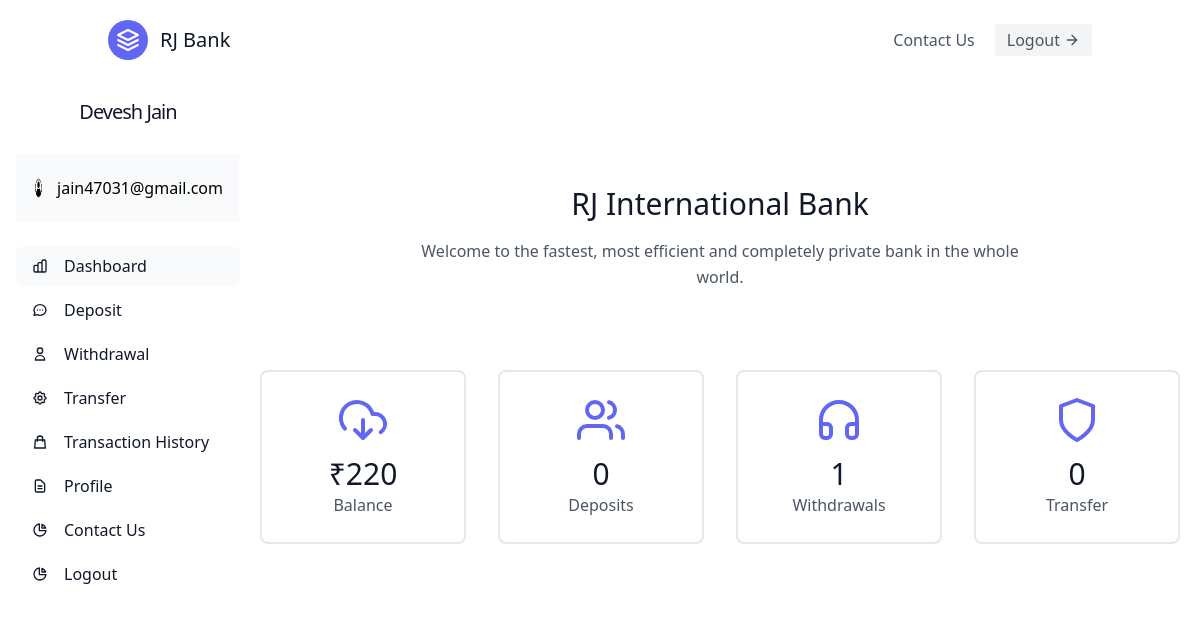
The app's page /Dashboard.php (signed in) with its own data.
### tables this page shows
CREATE TABLE `user_db` (
  `ID` int(11) NOT NULL,
  `Name` varchar(50) NOT NULL,
  `Email` varchar(50) NOT NULL,
  `Phone` varchar(50) NOT NULL,
  `Password` varchar(50) NOT NULL,
  `Type` varchar(50) NOT NULL,
  `Time` datetime NOT NULL DEFAULT current_timestamp()
);

CREATE TABLE `balance` (
  `ID` int(11) NOT NULL,
  `Amount` int(11) NOT NULL,
  `Time` datetime NOT NULL DEFAULT current_timestamp()
);

### Dashboard.php (the view, shortened to what this page needs)
<?php
include('config.php');
$ID=$_SESSION['ID'];
$query3="SELECT * from transfer_record where ID='$ID'";
$result3=mysqli_query($conn,$query3);
$present3=mysqli_num_rows($result3);
if($present3>0){
$Total3=mysqli_num_rows($result3);
}else{
  $Total3=0;
}
$sql="SELECT Amount from balance where ID='$ID'";
$result=mysqli_query($conn,$sql);
$present=mysqli_num_rows($result);
if($present>0)
{
  $row=mysqli_fetch_array($result);
  $Total=$row['Amount'];
}else{
$Total=0;
}
$query="SELECT * from deposit_record where ID='$ID'";
$result1=mysqli_query($conn,$query);
if($present>0){
$Total1=mysqli_num_rows($result1);
}else{
  $Total1=0;
}
$querys="SELECT * from withdrawal_record where ID='$ID'";
$result2=mysqli_query($conn,$querys);
if($present>0){
$Total2=mysqli_num_rows($result2);
}else{
  $Total2=0;
}
 ?>
<!DOCTYPE html>
<html>
<head>
</head>
<body>
</body>
</html>
<?php include('master.php'); ?>
	<section class="text-gray-600 body-font">
  <div class="container px-5 py-24 mx-auto">
    <div class="flex flex-col text-center w-full mb-20">
      <h1 class="sm:text-3xl text-2xl font-medium title-font mb-4 text-gray-900">RJ International Bank</h1>
      <p class="lg:w-2/3 mx-auto leading-relaxed text-base">Welcome to the fastest, most efficient and completely private bank in the whole world.</p>
    </div>
    <div class="flex flex-wrap -m-4 text-center">
      <div class="p-4 md:w-1/4 sm:w-1/2 w-full">
        <div class="border-2 border-gray-200 px-4 py-6 rounded-lg">
          <svg fill="none" stroke="currentColor" stroke-linecap="round" stroke-linejoin="round" stroke-width="2" class="text-indigo-500 w-12 h-12 mb-3 inline-block" viewBox="0 0 24 24">
            <path d="M8 17l4 4 4-4m-4-5v9"></path>
            <path d="M20.88 18.09A5 5 0 0018 9h-1.26A8 8 0 103 16.29"></path>
          </svg>
          <h2 class="title-font font-medium text-3xl text-gray-900"> ₹<?php echo $Total ?></h2>
          <p class="leading-relaxed">Balance</p>
        </div>
      </div>
      <div class="p-4 md:w-1/4 sm:w-1/2 w-full">
        <div class="border-2 border-gray-200 px-4 py-6 rounded-lg">
          <h2 class="title-font font-medium text-3xl text-gray-900"><?php echo $Total1 ?></h2>
          <p class="leading-relaxed">Deposits</p>
        </div>
      </div>
      <div class="p-4 md:w-1/4 sm:w-1/2 w-full">
        <div class="border-2 border-gray-200 px-4 py-6 rounded-lg">
          <h2 class="title-font font-medium text-3xl text-gray-900"><?php echo $Total2 ?></h2>
          <p class="leading-relaxed">Withdrawals</p>
        </div>
      </div>
      <div class="p-4 md:w-1/4 sm:w-1/2 w-full">
        <div class="border-2 border-gray-200 px-4 py-6 rounded-lg">
          <svg fill="none" stroke="currentColor" stroke-linecap="round" stroke-linejoin="round" stroke-width="2" class="text-indigo-500 w-12 h-12 mb-3 inline-block" viewBox="0 0 24 24">
            <path d="M12 22s8-4 8-10V5l-8-3-8 3v7c0 6 8 10 8 10z"></path>
          </svg>
          <h2 class="title-font font-medium text-3xl text-gray-900"><?php echo $Total3 ?></h2>
          <p class="leading-relaxed">Transfer</p>
        </div>
      </div>
    </div>
  </div>
</section>
</div>
</div>
</body>
</html>

### master.php (shortened to what this page needs)
<?php
include('config.php');
$ID=$_SESSION['ID'];
$sql="SELECT * from user_db where ID='$ID'";
$result=mysqli_query($conn,$sql);
$present=mysqli_num_rows($result);
$row=mysqli_fetch_array($result);
if($present>0){
$Name=$row['Name'];
$Email=$row['Email'];
}
?>
<!DOCTYPE html>
<html>
<head>
	<script src="https://cdn.tailwindcss.com"></script>
</head>
<body>
<div class="panel">
	<div class="head">
		<header class="text-gray-600 body-font">
  <div class="container mx-auto flex flex-wrap p-5 flex-col md:flex-row items-center">
    <a class="flex title-font font-medium items-center text-gray-900 mb-4 md:mb-0">
      <svg xmlns="http://www.w3.org/2000/svg" fill="none" stroke="currentColor" stroke-linecap="round" stroke-linejoin="round" stroke-width="2" class="w-10 h-10 text-white p-2 bg-indigo-500 rounded-full" viewBox="0 0 24 24">
        <path d="M12 2L2 7l10 5 10-5-10-5zM2 17l10 5 10-5M2 12l10 5 10-5"></path>
      </svg>
      <span class="ml-3 text-xl">RJ Bank</span>
    </a>
    <nav class="md:ml-auto flex flex-wrap items-center text-base justify-center">
      <a class="mr-5 hover:text-gray-900" href="contact.php">Contact Us</a>
    </nav>
    <a href="logout.php">
    <button class="inline-flex items-center bg-gray-100 border-0 py-1 px-3 focus:outline-none hover:bg-gray-200 rounded text-base mt-4 md:mt-0">Logout
      <svg fill="none" stroke="currentColor" stroke-linecap="round" stroke-linejoin="round" stroke-width="2" class="w-4 h-4 ml-1" viewBox="0 0 24 24">
        <path d="M5 12h14M12 5l7 7-7 7"></path>
      </svg>
    </button></a>
  </div>
</header>
	</div>
<div class="side">
	<div class="flex overflow-hidden bg-white rounded-lg">
    <div class="hidden md:flex md:flex-shrink-0">
        <div class="flex flex-col w-64">
                <div class="flex flex-col items-center flex-shrink-0 px-2">
                    <a href="#" class="px-8 text-left focus:outline-none">
                        <h2 class="block p-2 text-xl font-medium tracking-tighter text-gray-900 transition duration-500 ease-in-out transform cursor-pointer hover:text-gray-900"><?php echo $Name ?></h2>
                    </a>
                                <div class="flex flex-col flex-grow pt-5 overflow-y-auto bg-white border-r border-gray-50">
                <div class="flex flex-col items-center flex-shrink-0 px-2">
                <div class="flex flex-shrink-0 p-4 px-4 bg-gray-50">
                    <a href="#" class="flex-shrink-0 block w-full group">
                        <div class="flex items-center">
                            <div>
                                <img class="inline-block h-9 w-9" src="—Pngtree—avatar icon profile icon member_5247852.png" alt="">
                            </div>
                            <div class="ml-3">
                                <p class="text-sm font-medium text-gray-900"><h2><?php echo $Email ?></h2></p>
                            </div>
                        </div>
                    </a>
                </div>
            </div>
        </div>
                </div>
                <div class="flex flex-col flex-grow px-4 mt-5">
                    <nav class="flex-1 space-y-1 bg-white">
                        <ul>
                            <li>
                                <a class="inline-flex items-center w-full px-4 py-2 mt-1 text-base text-gray-900 transition duration-500 ease-in-out transform rounded-lg bg-gray-50 focus:shadow-outline" white="" 70="" href="Dashboard.php">
                                    <span class="ml-4">Dashboard</span>
                                </a>
                            </li>
                            <li>
                                <a class="inline-flex items-center w-full px-4 py-2 mt-1 text-base text-gray-900 transition duration-500 ease-in-out transform rounded-lg focus:shadow-outline hover:bg-gray-50" href="Deposit.php">
                                    <span class="ml-4">Deposit</span>
                                </a>
                            </li>
                            <li>
                                <a class="inline-flex items-center w-full px-4 py-2 mt-1 text-base text-gray-900 transition duration-500 ease-in-out transform rounded-lg focus:shadow-outline hover:bg-gray-50" href="Withdrawal.php">
                                    <svg xmlns="http://www.w3.org/2000/svg" class="w-4 h-4" fill="none" viewBox="0 0 24 24" stroke="currentColor">
                                        <path stroke-linecap="round" stroke-linejoin="round" stroke-width="2" d="M16 7a4 4 0 11-8 0 4 4 0 018 0zM12 14a7 7 0 00-7 7h14a7 7 0 00-7-7z"></path>
                                    </svg>
                                    <span class="ml-4">Withdrawal</span>
                                </a>
                            </li>
                            <li>
                                <a class="inline-flex items-center w-full px-4 py-2 mt-1 text-base text-gray-900 transition duration-500 ease-in-out transform rounded-lg focus:shadow-outline hover:bg-gray-50" href="Transfer.php">
                                    <span class="ml-4">Transfer</span></a>
                            </li>
                            <li>
                                <a class="inline-flex items-center w-full px-4 py-2 mt-1 text-base text-gray-900 transition duration-500 ease-in-out transform rounded-lg focus:shadow-outline hover:bg-gray-50" white="" 70="" href="Transaction.php">
                                    <svg xmlns="http://www.w3.org/2000/svg" class="w-4 h-4" fill="none" viewBox="0 0 24 24" stroke="currentColor">
                                        <path stroke-linecap="round" stroke-linejoin="round" stroke-width="2" d="M16 11V7a4 4 0 00-8 0v4M5 9h14l1 12H4L5 9z"></path>
                                    </svg>
                                    <span class="ml-4">Transaction History</span>
                                </a>
                            </li>
                            <li>
                                <a class="inline-flex items-center w-full px-4 py-2 mt-1 text-base text-gray-900 transition duration-500 ease-in-out transform rounded-lg focus:shadow-outline hover:bg-gray-50" white="" 70="" href="profile.php">
                                    <svg xmlns="http://www.w3.org/2000/svg" class="w-4 h-4" fill="none" viewBox="0 0 24 24" stroke="currentColor">
                                        <path stroke-linecap="round" stroke-linejoin="round" stroke-width="2" d="M9 12h6m-6 4h6m2 5H7a2 2 0 01-2-2V5a2 2 0 012-2h5.586a1 1 0 01.707.293l5.414 5.414a1 1 0 01.293.707V19a2 2 0 01-2 2z"></path>
                                    </svg>
                                    <span class="ml-4"> Profile</span>
                                </a>
                            </li>
                            <li>
                                <a class="inline-flex items-center w-full px-4 py-2 mt-1 text-base text-gray-900 transition duration-500 ease-in-out transform rounded-lg focus:shadow-outline hover:bg-gray-50" white="" 70="" href="contact.php">
                                    <span class="ml-4"> Contact Us</span>
                                </a>
                            </li>
                            <li>
                                <a class="inline-flex items-center w-full px-4 py-2 mt-1 text-base text-gray-900 transition duration-500 ease-in-out transform rounded-lg focus:shadow-outline hover:bg-gray-50" white="" 70="" href="Logout.php">
                                    <span class="ml-4"> Logout</span>
                                </a>
                            </li>
                        </ul>
                    </nav>
                </div>
        </div>
    </div>
</div>
</div>
<div class="cont">

### master.php (style rules this page uses)
.panel { width: 100%; height: 900px; }
.head { height: 10%; width: 100%; background: white; }
.side { width: 20%; height: auto; background: white ; float: left; }
.cont { float: right; width: 80%; height: auto; }

### records on screen
user_db: Name "Devesh Jain", Email "jain47031@gmail.com"
balance: Amount "220"

### other values on screen
$Total1 "0"
$Total2 "1"
$Total3 "0"
